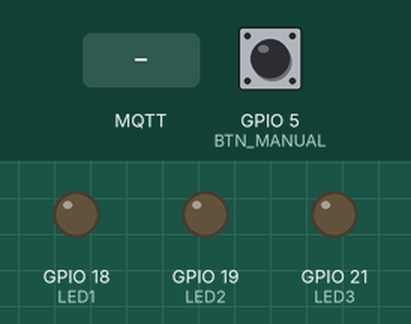
Recording of a sketch running on a simulated ESP32. Shown: output pins drawn as LEDs (lit = HIGH). The inputs (shaded band) are chosen by the test bench; at power-on: GPIO 5 (BTN_MANUAL) HIGH. WiFi joins after 1.5 s; servers stay silent unless stated; no MQTT or app messages arrive unless stated; what the sketch prints to the serial monitor is not drawn.

Above: at 2.7 s.
2.8 s: MQTT message "ON" arrives on the first subscribed topic
At 3.1 s:
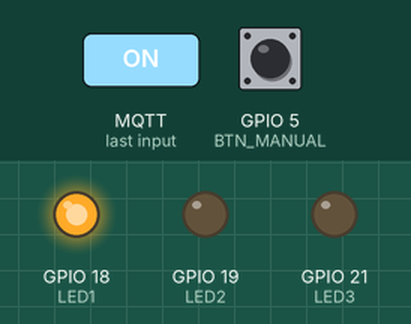
4.3 s: MQTT message "ON" arrives on the second subscribed topic
At 5.4 s:
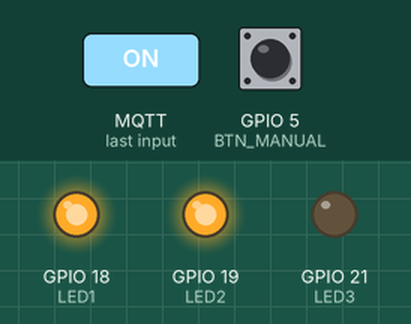
5.8 s: MQTT message "smartHome/led1" arrives on the first subscribed topic
At 6.6 s:
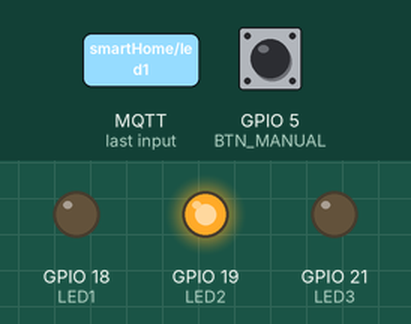
7.3 s: MQTT message "ON" arrives on the third subscribed topic
At 7.7 s:
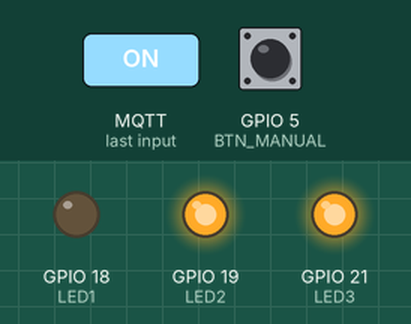
8.8 s: MQTT message "smartHome/led1" arrives on the second subscribed topic
At 10.0 s:
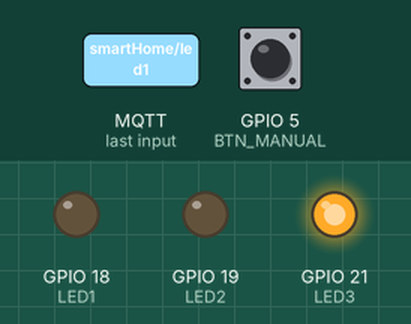
10.3 s: MQTT message "smartHome/led1" arrives on the third subscribed topic
At 11.2 s:
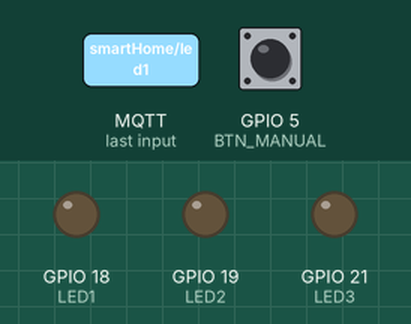
Timing chart, 0 to 12.8 s (numbered marks = the images above; inputs shaded):
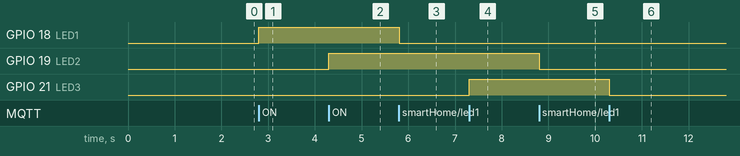

Measured:
- after the input at 2.8 s, GPIO 18 (LED1): LOW → HIGH at once
- after the input at 4.3 s, GPIO 19 (LED2): LOW → HIGH at once
- after the input at 5.8 s, GPIO 18 (LED1): HIGH → LOW at once
- after the input at 7.3 s, GPIO 21 (LED3): LOW → HIGH at once
- after the input at 8.8 s, GPIO 19 (LED2): HIGH → LOW at once
- after the input at 10.3 s, GPIO 21 (LED3): HIGH → LOW at once

The sketch:

sketch_may21b.ino
```cpp
#include <WiFi.h>
#include <PubSubClient.h>

// Pin Config - according to your hardware
#define LED1 18
#define LED2 19
#define LED3 21
#define BTN_MANUAL 5    // Only one manual button controlling LED3

const char* ssid = "TOPNET_C738";
const char* password = "id98or68qa";
const char* mqtt_server = "broker.hivemq.com";

WiFiClient espClient;
PubSubClient client(espClient);

// LED states
bool led1State = false;
bool led2State = false;
bool led3State = false;

// Button debounce vars
bool lastBtnState = HIGH;
unsigned long lastDebounceTime = 0;
const unsigned long debounceDelay = 50;

void setup_wifi() {
  Serial.print("Connecting to WiFi");
  WiFi.begin(ssid, password);
  while (WiFi.status() != WL_CONNECTED) {
    delay(500); Serial.print(".");
  }
  Serial.println(" Connected!");
}

void updateLED(int id) {
  bool state = false;
  if (id == 1) state = led1State;
  if (id == 2) state = led2State;
  if (id == 3) state = led3State;

  int pin = (id == 1) ? LED1 : (id == 2) ? LED2 : LED3;
  digitalWrite(pin, state ? HIGH : LOW);
}

void publishState(int id, bool state) {
  const char* topic = (id == 1) ? "smartHome/led1" : (id == 2) ? "smartHome/led2" : "smartHome/led3";
  client.publish(topic, state ? "ON" : "OFF");
}

void toggleLED(int id) {
  if (id == 1) {
    led1State = !led1State;
    updateLED(1);
    publishState(1, led1State);
  } else if (id == 2) {
    led2State = !led2State;
    updateLED(2);
    publishState(2, led2State);
  } else if (id == 3) {
    led3State = !led3State;
    updateLED(3);
    publishState(3, led3State);
  }
}

void callback(char* topic, byte* payload, unsigned int length) {
  String msg = "";
  for (unsigned int i = 0; i < length; i++) msg += (char)payload[i];
  msg.trim();

  if (String(topic) == "smartHome/led1") {
    led1State = (msg == "ON");
    updateLED(1);
  } else if (String(topic) == "smartHome/led2") {
    led2State = (msg == "ON");
    updateLED(2);
  } else if (String(topic) == "smartHome/led3") {
    led3State = (msg == "ON");
    updateLED(3);
  }
}

void reconnect() {
  while (!client.connected()) {
    Serial.print("Connecting to MQTT...");
    if (client.connect("esp32_client")) {
      Serial.println(" connected!");
      client.subscribe("smartHome/led1");
      client.subscribe("smartHome/led2");
      client.subscribe("smartHome/led3");
    } else {
      Serial.print(" failed. Retry in 5 sec\n");
      delay(5000);
    }
  }
}

void checkManualButton() {
  int currBtnState = digitalRead(BTN_MANUAL);

  if (currBtnState != lastBtnState) {
    lastDebounceTime = millis();
  }

  if ((millis() - lastDebounceTime) > debounceDelay) {
    if (currBtnState == LOW && lastBtnState == HIGH) {  // Button pressed (active LOW)
      toggleLED(3);
      delay(50); // small delay to avoid fast toggling
    }
  }

  lastBtnState = currBtnState;
}

void setup() {
  Serial.begin(115200);
  pinMode(LED1, OUTPUT);
  pinMode(LED2, OUTPUT);
  pinMode(LED3, OUTPUT);
  pinMode(BTN_MANUAL, INPUT_PULLUP);  // Button with pull-up resistor

  // Initialize LEDs OFF
  digitalWrite(LED1, LOW);
  digitalWrite(LED2, LOW);
  digitalWrite(LED3, LOW);

  setup_wifi();
  client.setServer(mqtt_server, 1883);
  client.setCallback(callback);
}

void loop() {
  if (!client.connected()) reconnect();
  client.loop();
  checkManualButton();
}
```
